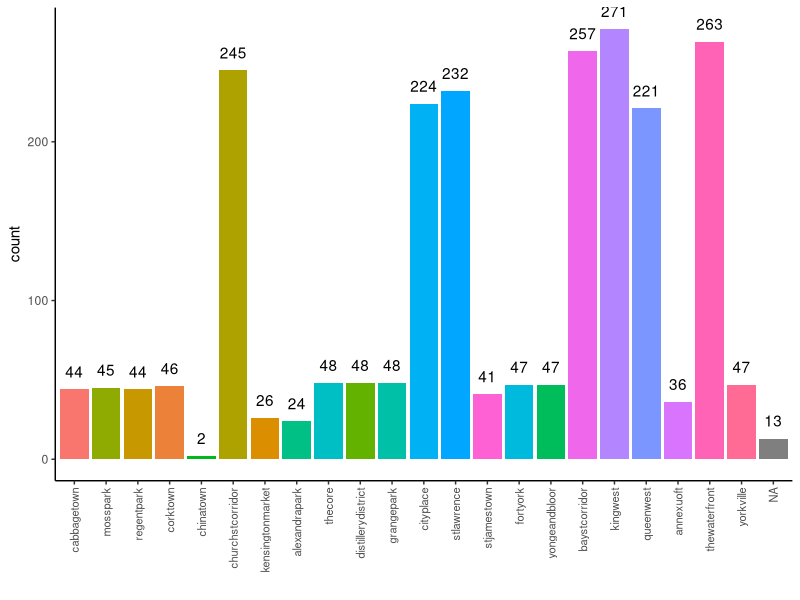
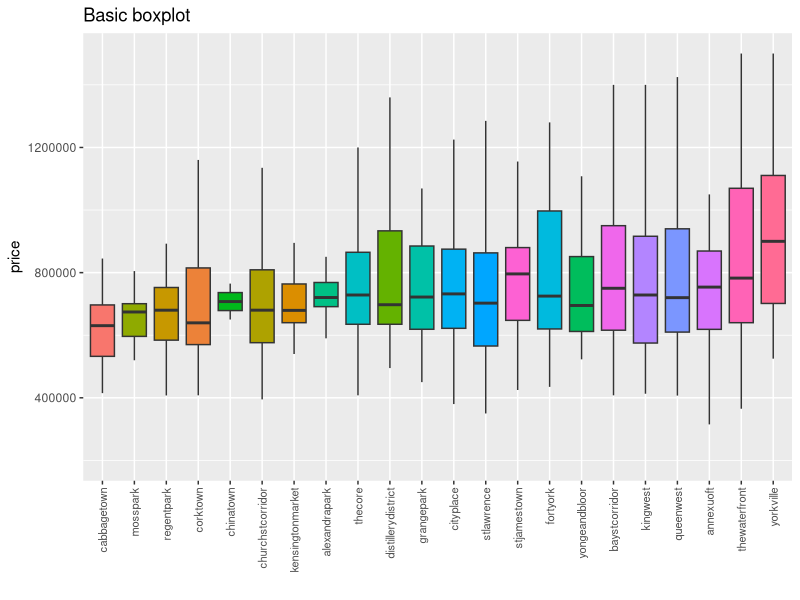
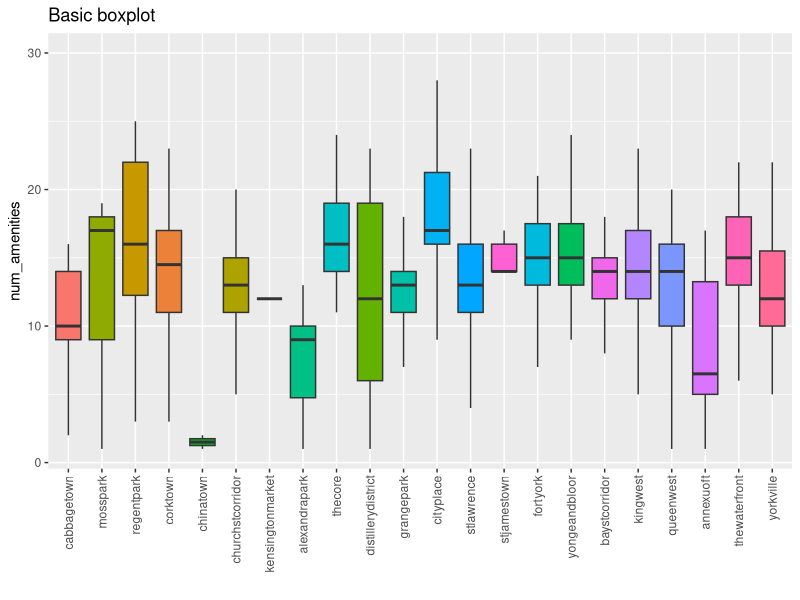
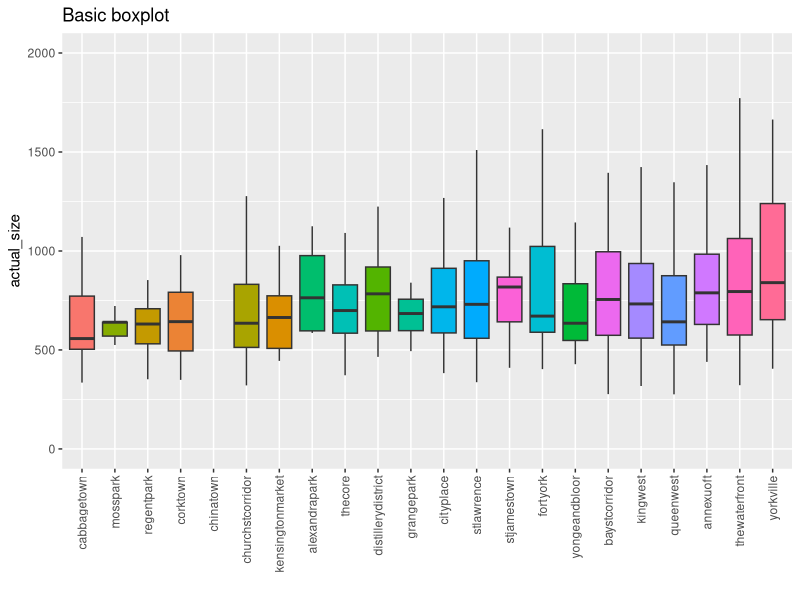
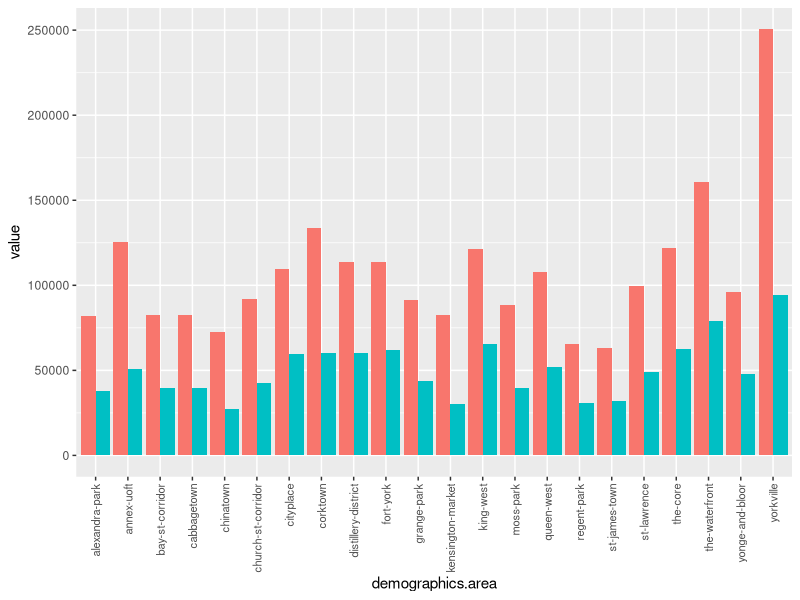
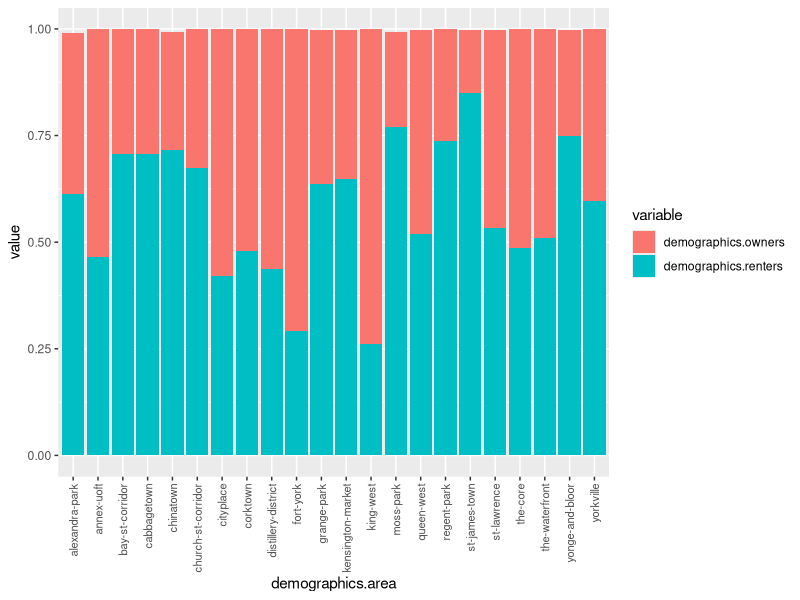
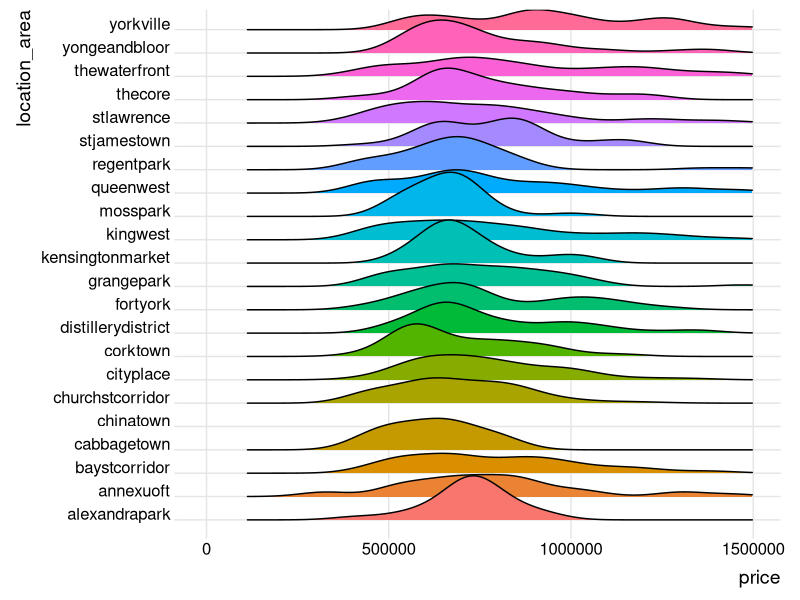
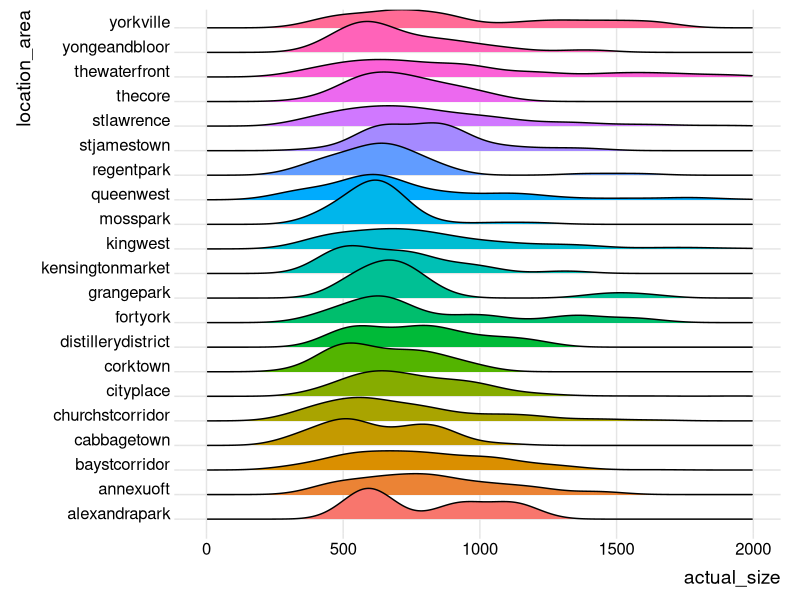

Recreate these plots in R, in order.
## ---- chunk 1
knitr::opts_chunk$set(echo = TRUE)
## ---- chunk 2
library(tidyverse)
library(magrittr)
library(reshape2)
library(forcats)
library(ggridges)
## ---- chunk 3
#assumes that the working directory is the project folder
setwd("/Users/shafez/Desktop/Data Science Methods/condo-sale-price-in-toronto")
demographics <- read.csv("data/demographics.csv")
condos <- read.csv("data/clean_condos_info.csv")
## ---- chunk 4
print(colnames(condos))
#unique(con)
## ---- chunk 5
condos %>%
  mutate(location_area = fct_reorder(location_area,price,.fun='median')) %>%
  #ggplot(aes(x=reorder(location_area, price), y=price, fill=location_area)) +
  ggplot(aes(x=reorder(location_area, price), fill=location_area))+  geom_histogram(stat = "count") +
  stat_count(aes(label=..count..)) +
  theme_classic()+
  geom_text(stat='count', aes(label=..count..), vjust=-1)+
  theme(legend.position="none",axis.text.x = element_text(size = 8, angle = 90, vjust = 0.5, hjust=1)) +
  xlab("")
    
## ---- chunk 6
#boxplots are o


condos %>%
  filter(!is.na(location_area) & !is.na(price)) %>%
  mutate(location_area = fct_reorder(location_area,price,.fun='median')) %>%
  ggplot(aes(x=reorder(location_area, price), y=price, fill=location_area)) +
  #geom_boxplot() +
  geom_boxplot(outlier.shape = NA) +
  scale_y_continuous(limits = c(200000, 1500000)) +
  theme(legend.position="none",axis.text.x = element_text(size = 8, angle = 90, vjust = 0.5, hjust=1)) +
  ggtitle("Basic boxplot") +
  xlab("")

## ---- chunk 7
condos %>%
  filter(!is.na(location_area) & !is.na(price)) %>%
  mutate(location_area = fct_reorder(location_area,price, .fun='median')) %>%
  ggplot(aes(x=reorder(location_area, price), y=num_amenities, fill=location_area)) +
  geom_boxplot(outlier.shape = NA) +
  theme(legend.position="none",axis.text.x = element_text(angle = 90, vjust = 0.5, hjust=1)) +
  ggtitle("Basic boxplot") +
  xlab("")

## ---- chunk 8
condos %>%
  filter(!is.na(location_area) & !is.na(price)) %>%
  mutate(location_area = fct_reorder(location_area,price, .fun='median')) %>%
  ggplot(aes(x=reorder(location_area, price), y=actual_size, fill=location_area)) +
  geom_boxplot(outlier.shape = NA) +
  theme(legend.position="none",axis.text.x = element_text(angle = 90, vjust = 0.5, hjust=1)) +
  scale_y_continuous(limits = c(0, 2000)) +
  ggtitle("Basic boxplot") +
  xlab("")

## ---- chunk 9

#showing the household avg income and individual income per area 
df1 <- data.frame(demographics$avg_household_income, demographics$avg_individual_income, demographics$area)


df2 <- melt(df1, id.vars='demographics.area')


df2 %>%
  ggplot(aes(x=demographics.area, y=value, fill=variable)) +
    geom_bar(stat='identity', position='dodge') +
   # scale_x_discrete(labels = c(1:22)) +
    theme(legend.position="none",axis.text.x = element_text(size = 8, angle = 90, vjust = 0.5, hjust=1)) 
  
## ---- chunk 10
#showing the household avg income and individual income per area 
df1 <- data.frame(demographics$owners, demographics$renters, demographics$area)


df2 <- melt(df1, id.vars='demographics.area')

df2 %>%
  ggplot(aes(x=demographics.area, y=value, fill=variable)) +
    geom_bar(stat='identity', position='stack') +
   # scale_x_discrete(labels = c(1:22)) +
    theme(axis.text.x = element_text(size = 8, angle = 90, vjust = 0.5, hjust=1)) 
## ---- chunk 11

quantile(condos$price, 0.75)

#condos %>%
  #ggplot(aes(x=price)) +
  #geom_histogram(aes(y=..density..), colour="black", fill="lightblue") +
  #geom_density(alpha=.4, colour="plum", fill="plum", adjust=1.5) +
  #theme_classic() +
 # scale_y_continuous(labels=scales::percent) +
  #scale_x_continuous(limits = c(0, 3000000)) +
  #xlab("Condo Prices")
## ---- chunk 12
condos %>%
  filter(!is.na(location_area)) %>%
  ggplot(aes(x = price, y = location_area, fill = location_area)) +
  geom_density_ridges() +
  theme_ridges() + 
  scale_x_continuous(limits = c(0, 1500000)) +
  theme(legend.position = "none")
## ---- chunk 13
condos %>%
  filter(!is.na(location_area) & !is.na(actual_size)) %>%
  ggplot(aes(x = actual_size, y = location_area, fill = location_area)) +
  geom_density_ridges() +
  theme_ridges() + 
  scale_x_continuous(limits = c(0, 2000)) +
  theme(legend.position = "none")
## ---- chunk 14
condos %>%
  filter(location_area=="kensingtonmarket") %>%
  view()
## ---- chunk 15

condos %>%
  group_by(location_area) %>%
  filter(!is.na(include_concierge)) %>%
  dplyr::summarise(s=sum(include_concierge), count=n(), percent=sum(include_concierge)/n())
